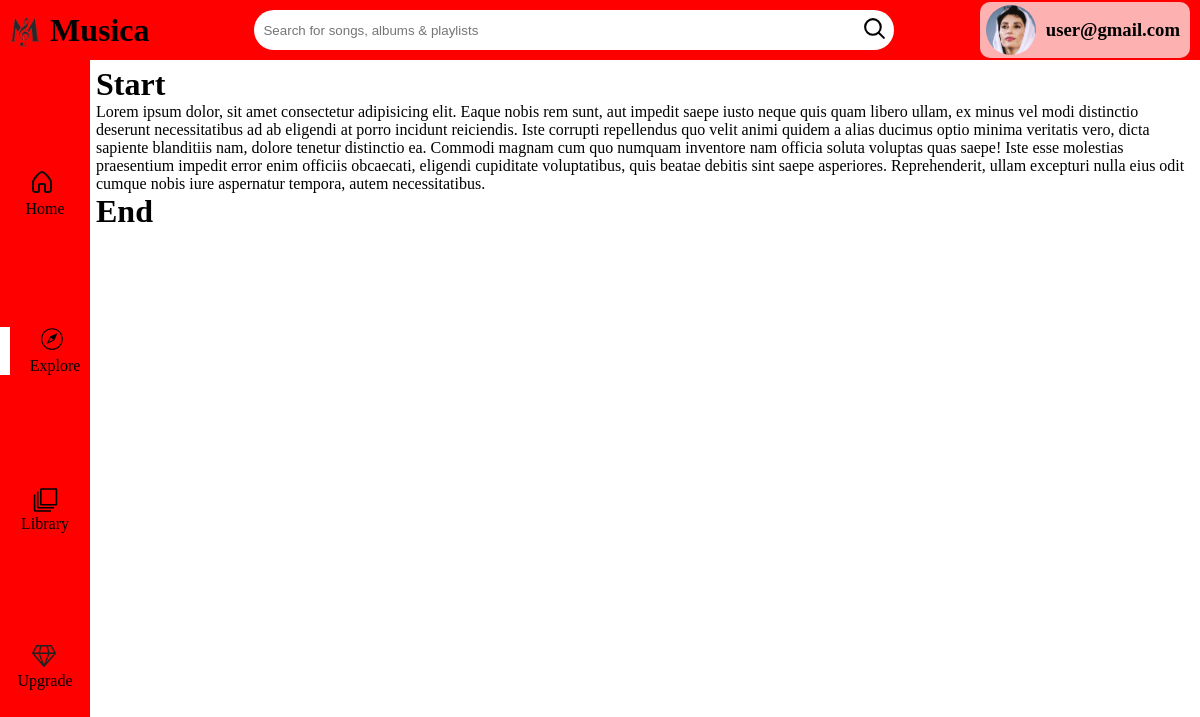
The page /explore (signed in) on the database its author committed.
### Musica/database/models.py (models this page shows)
class User(db.Model, UserMixin):
    __tablename__ = 'users'
    id = db.Column(db.String,primary_key=True); password = db.Column(db.String,nullable=False)
    f_name = db.Column(db.String,nullable=False); l_name = db.Column(db.String)
    premium = db.Column(db.Boolean,default=False); cover = db.Column(db.String)
    role = db.Column(db.String,default='user'); library = db.relationship('Library',backref='user',uselist=False)
    playlists = db.relationship('Playlist',back_populates='user',cascade="all, delete-orphan")
    songs = db.relationship('Song',back_populates='user',cascade="all, delete-orphan")
    albums = db.relationship('Album',back_populates='user',cascade="all, delete-orphan")
    ratings = db.relationship('Rating',back_populates='user',cascade="all, delete-orphan")
    library = db.relationship('Library',back_populates='user',cascade='all, delete-orphan')

### Musica/routes/user.py (the view)
@app.route('/explore')
def user_explore():
    session['currentPage'] = 'explore'
    return render_template('user/explore.html')

### Musica/routes/welcome.py (called while the page is built)
@login_manager.user_loader
def load_user(user_id):
    return User.query.get(user_id)

### Musica/templates/user/explore.html
{% extends "user/base.html" %}
{% block content %}
<h1>Start</h1>
<p>Lorem ipsum dolor, sit amet consectetur adipisicing elit. Eaque nobis rem sunt, aut impedit saepe iusto neque quis quam libero ullam, ex minus vel modi distinctio deserunt necessitatibus ad ab eligendi at porro incidunt reiciendis. Iste corrupti repellendus quo velit animi quidem a alias ducimus optio minima veritatis vero, dicta sapiente blanditiis nam, dolore tenetur distinctio ea. Commodi magnam cum quo numquam inventore nam officia soluta voluptas quas saepe! Iste esse molestias praesentium impedit error enim officiis obcaecati, eligendi cupiditate voluptatibus, quis beatae debitis sint saepe asperiores. Reprehenderit, ullam excepturi nulla eius odit cumque nobis iure aspernatur tempora, autem necessitatibus.</p>
<h1>End</h1>
{% endblock %}

### Musica/templates/user/base.html (shortened to what this page needs)
 <!DOCTYPE html>
 <html lang="en">
 <head>
     <link rel="stylesheet" href="{{url_for('static',filename='css/user/base.css')}}">
 </head>
 <body>
     <header>
         <a href="/" class="main-logo normal noSelect">
            <img style="width: 50px; height: 50px;" src="{{url_for('static',filename='images/musica.svg')}}">
             <h1>Musica</h1>
         </a>
         <div class="separator">
             <form action="" method="post">
                 <input class="noSelect" type="text" placeholder="Search for songs, albums & playlists">
                 <button type="submit">
                 </button>
             </form>
             <div class="profile noSelect">
                 <div id="dropMenu" >
                     <img {% if current_user.cover %} src="{{url_for('static',filename='uploads/images/profile_covers/')}}{{current_user.cover}}" {% else %} src="{{url_for('static',filename='uploads/images/profile_covers/default_profile.png')}}" {% endif %}>
                     <h3 >{{current_user.id}}</h3>
                 </div>
             </div>
         </div>
     </header>
     <aside class="noSelect" >
        <li {% if session['currentPage'] == 'home' %} class="currentPage" {% endif %} ><a class="normal" href="/home">
            Home</a></li>
        <li {% if session['currentPage'] == 'explore' %} class="currentPage" {% endif %} ><a class="normal" href="/explore">
            <svg width="30px" height="30px" xmlns="http://www.w3.org/2000/svg">
                <path d="M6.45 17.216l7.981-3.845 2.98-7.115-7.116 2.98zm6.741-4.358l-4.599 2.216 2.216-4.6zM12 1.2A10.8 10.8 0 1 0 22.8 12 10.812 10.812 0 0 0 12 1.2zm0 20.6a9.8 9.8 0 1 1 9.8-9.8 9.81 9.81 0 0 1-9.8 9.8z"/><path fill="none" d="M0 0h24v24H0z"/>
            </svg>
            Explore</a></li>
        <li {% if session['currentPage'] == 'library' %} class="currentPage" {% endif %} ><a class="normal" href="/library">
            Library</a></li>
        <li {% if session['currentPage'] == 'upgrade' %} class="currentPage" {% endif %} ><a class="normal" href="/upgrade">
            Upgrade</a></li>
     </aside>
     <main>
    {% block content %}
    {% endblock %}
     </main>
 </body>
 </html>

### Musica/static/css/user/base.css (style rules this page uses)
* { box-sizing: border-box; padding: 0; margin: 0; }
a.normal { text-decoration: none; color: black; }
.noSelect { user-select: none; }
header { background-color: red; display: flex; align-items: center; width: 100%; height: 60px; position: fixed; z-index: 6; left: 0; top: 0; right: 0; }
.main-logo { display: flex; align-items: center; width: 180px; }
header .separator { width: 100%; padding: 0 10px 0 100px; display: flex; align-items: center; justify-content: space-between; }
header form { width: 100%; display: flex; }
header form input { width: 440px; height: 40px; padding-left: 10px; border-radius: 100px 0 0 100px; border: none; }
header form button { width: 40px; height: 40px; border-radius: 0 100px 100px 0; border: none; background-color: white; }
header .separator .profile img { width: 50px; height: 50px; border-radius: 100%; border-width: 5px; border-color: white; object-fit: cover; }
#dropMenu { display: flex; align-items: center; gap: 10px; background-color: rgb(254, 177, 177); border-radius: 10px; padding: 3px 10px 3px 6px; }
aside { height: calc(100% - 60px); width: 90px; position: fixed; left: 0; bottom: 0; background-color: rgb(255, 0, 0); list-style: none; display: flex; flex-direction: column; justify-content: space-evenly; }
aside li a { display: flex; flex-direction: column; align-items: center; }
aside .currentPage { border-left: 10px solid white; padding-left: 10px; }
main { position: fixed; bottom: 0; right: 0; width: calc(100% - 90px); height: calc(100% - 60px); padding: 6px 6px; overflow: auto; overflow-x: hidden; padding-bottom: 100px; }
input[type='text'], input[type='email'] { width: 600px; padding: 10px 9px ; }
input:not(:placeholder-shown, :focus, .file) { border: 2px solid green; }

### rows shown on the page
User: cover (picture), id "user@gmail.com"
